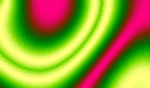
Frame 1 (no input)
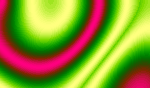
Frame 60 (the mouse pressed at the canvas centre just before this capture)
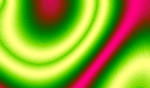
Frame 120 (the mouse held since frame 60 and released just before this capture)

The Processing sketch that drew these frames (run headless with seeded random() and noise(); from frame 60 on, the mouse is pressed at the canvas centre):

// Processing sketch: FastPlasma
// ── FastPlasma.pde
/* OpenProcessing Tweak of *@*http://www.openprocessing.org/sketch/10148*@* */
/* !do not delete the line above, required for linking your tweak if you upload again */
/**
 * Table lookup Plasma Demo Effect
 * by luis2048. 
 * 
 * Cycles of changing colours warped to give an illusion 
 * of liquid, organic movement.Colors are the sum of sine 
 * functions stored in array lookup tables to make this the fastest 
 * plasma in all the land. Palette lookup from Zsolt Minier
 *
 */

int pal []=new int [128];
int[] cls;

void setup(){
  size(150, 88);
  float s1,s2;
  for (int i=0;i<128;i++) {
    s1=sin(i*PI/25);
    s2=sin(i*PI/50+PI/4);
    pal[i]=color(128+s1*128,128+s2*128,s1*128);
  }

  cls = new int[width*height];
  for (int x = 0; x < width; x++)
  {
    for (int y = 0; y < height; y++)
    {
      cls[x+y*width] = (int)((127.5 + +(127.5 * sin(x / 32.0)))+ (127.5 + +(127.5 * cos(y / 32.0))) + (127.5 + +(127.5 * sin(sqrt((x * x + y * y)) / 32.0)))  ) / 4;
    }
  }
}

void draw()
{
  loadPixels();
  for (int pixelCount = 0; pixelCount < cls.length; pixelCount++)
  {                    
    pixels[pixelCount] =  pal[(cls[pixelCount] + frameCount)&127];
  }
  updatePixels();  
}
